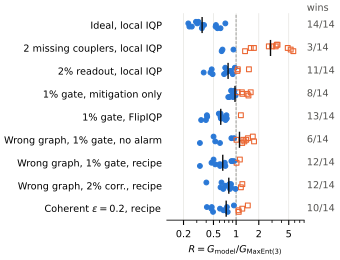

Write the Python code that produced this figure.
"""Per-instance completion ratio R for selected tests (Fig. 1 of paper/main.tex).

Usage: python fig_instances.py [results_dir]
results_dir defaults to the step-18 worktree's results/ folder, which holds one
metrics.json per seed. Every row reproduces a win count and median quoted in the paper.
"""
import glob
import json
import os
import statistics
import sys

import matplotlib
import matplotlib.ticker

matplotlib.use("Agg")
import matplotlib.pyplot as plt

RES = sys.argv[1] if len(sys.argv) > 1 else "C:/Users/tseng/qgen-practical-step1/results"
HERE = os.path.dirname(os.path.abspath(__file__))

# (label, folder, key). Order is top to bottom in the figure.
ROWS = [
    ("Ideal, local IQP", "step23/grid_iqp/N_10000", "R_me3"),
    ("2 missing couplers, local IQP", "step24/miss", "R_me3"),
    ("2% readout, local IQP", "step24/noise02", "R_me3"),
    ("1% gate, mitigation only", "step26/g01", "R_pipe_me3"),
    ("1% gate, FlipIQP", "step26/g01", "R_flip_me3"),
    ("Wrong graph, 1% gate, no alarm", "step27/mg01", "R_given_me3"),
    ("Wrong graph, 1% gate, recipe", "step27/mg01", "R_flow_me3"),
    ("Wrong graph, 2% corr., recipe", "step28/cm02", "R_flow_me3"),
    ("Coherent $\\epsilon=0.2$, recipe", "step29/xf02", "R_flow_me3"),
]

WIN, LOSS = "#2a78d6", "#eb6834"  # validated pair (dataviz validator, light mode)
INK, MUTED = "#0b0b0b", "#52514e"

plt.rcParams.update({"font.size": 7, "font.family": "DejaVu Sans", "axes.linewidth": 0.6})
fig, ax = plt.subplots(figsize=(3.4, 2.6))

for i, (label, folder, key) in enumerate(ROWS):
    files = sorted(glob.glob(os.path.join(RES, folder, "*", "metrics.json")))
    vals = [json.load(open(f))[key] for f in files]
    assert len(vals) == 14, (folder, len(vals))
    y = -i
    # small deterministic vertical jitter so tied points stay visible
    jit = [((k % 5) - 2) * 0.07 for k in range(len(vals))]
    for v, j in zip(vals, jit):
        win = v < 1
        ax.scatter(v, y + j, s=12, marker="o" if win else "s",
                   facecolor=WIN if win else "none", edgecolor=WIN if win else LOSS,
                   linewidth=0.8, zorder=3)
    med = statistics.median(vals)
    ax.plot([med, med], [y - 0.32, y + 0.32], color=INK, lw=1.0, zorder=4)
    wins = sum(v < 1 for v in vals)
    ax.text(1.02, y, f"{wins}/14", transform=ax.get_yaxis_transform(), va="center",
            ha="left", color=MUTED)
    print(f"{label:40s} wins={wins:2d} median={med:.3f}")

ax.axvline(1.0, color=MUTED, lw=0.6, ls="--", zorder=1)
ax.set_xscale("log")
ax.set_xlim(0.12, 8)
ax.set_xticks([0.2, 0.5, 1, 2, 5])
ax.set_xticklabels(["0.2", "0.5", "1", "2", "5"])
ax.xaxis.set_minor_formatter(matplotlib.ticker.NullFormatter())
ax.set_yticks([-i for i in range(len(ROWS))])
ax.set_yticklabels([r[0] for r in ROWS])
ax.set_ylim(-len(ROWS) + 0.5, 0.5)
ax.set_xlabel(r"$R = G_{\rm model}/G_{\rm MaxEnt(3)}$")
ax.tick_params(axis="y", length=0)
for s in ("top", "right", "left"):
    ax.spines[s].set_visible(False)
ax.grid(axis="x", which="major", color="#e4e3df", lw=0.5, zorder=0)
ax.text(1.02, 0.62, "wins", transform=ax.get_yaxis_transform(), ha="left", color=MUTED)

fig.tight_layout(pad=0.3)
out = os.path.join(HERE, "fig_instances.pdf")
fig.savefig(out)
fig.savefig(os.path.join(HERE, "fig_instances.png"), dpi=200)
print("wrote", out)
